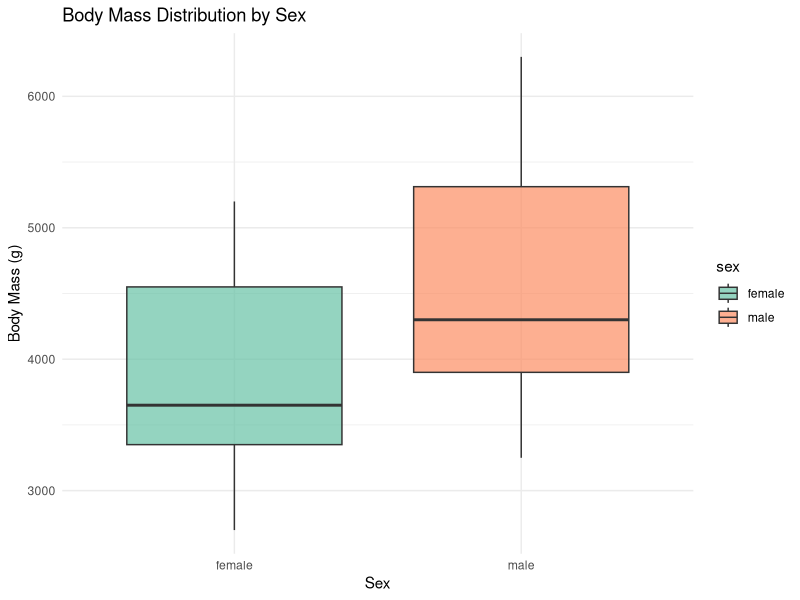
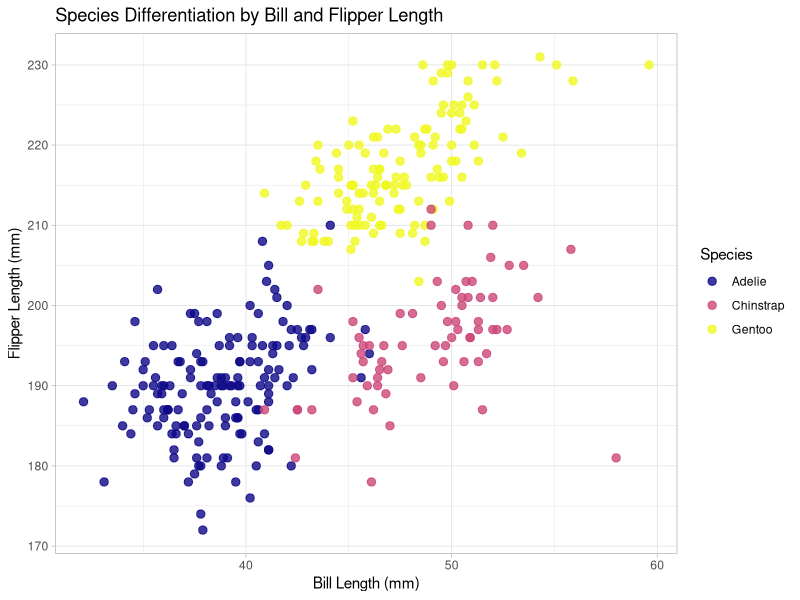
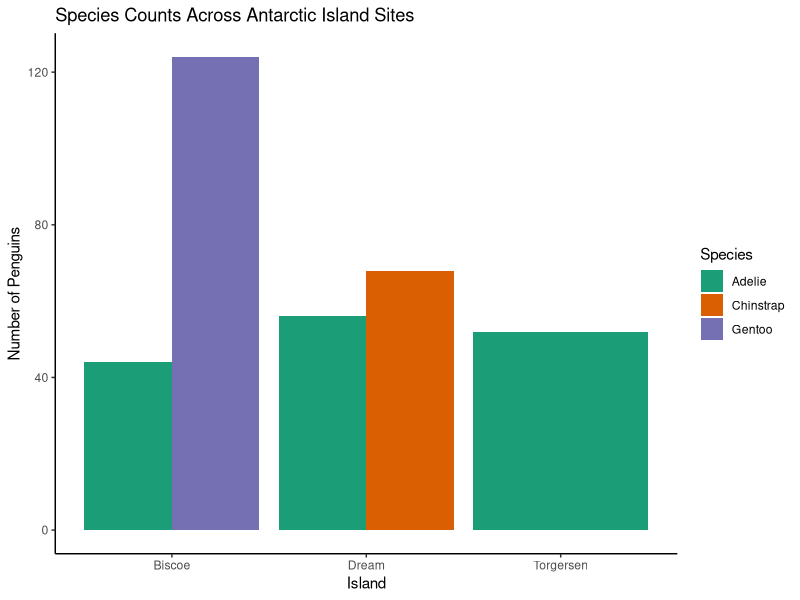

Generate these figures, in order, with R:
## ---- chunk 1
# Setup chunk for loading required libraries
knitr::opts_chunk$set(echo = TRUE)

# Load the required packages
library(palmerpenguins)  # The Palmer Penguins dataset package
library(tidyverse)       # For data manipulation and visualization
## ---- chunk 2
# 1. Distinguishing Male vs. Female Penguins (Boxplot)
# Bill depth and body mass tend to show clear separation between sexes.
ggplot(data = drop_na(penguins, sex), aes(x = sex, y = body_mass_g, fill = sex)) +
  geom_boxplot(alpha = 0.7) +
  labs(
    title = "Body Mass Distribution by Sex",
    x = "Sex",
    y = "Body Mass (g)"
  ) +
  theme_minimal() +
  scale_fill_brewer(palette = "Set2")

# 2. Distinguishing Penguin Species (Scatter Plot)
# Plotting bill length vs. flipper length cleanly separates the species.
ggplot(data = penguins, aes(x = bill_length_mm, y = flipper_length_mm, color = species)) +
  geom_point(size = 2.5, alpha = 0.8) +
  labs(
    title = "Species Differentiation by Bill and Flipper Length",
    x = "Bill Length (mm)",
    y = "Flipper Length (mm)",
    color = "Species"
  ) +
  theme_light() +
  scale_color_viridis_d(option = "plasma")

# 3. Species Distribution Across Islands (Bar Plot)
# Shows exactly which species inhabit which island sites.
ggplot(data = penguins, aes(x = island, fill = species)) +
  geom_bar(position = "dodge") +
  labs(
    title = "Species Counts Across Antarctic Island Sites",
    x = "Island",
    y = "Number of Penguins",
    fill = "Species"
  ) +
  theme_classic() +
  scale_fill_brewer(palette = "Dark2")
